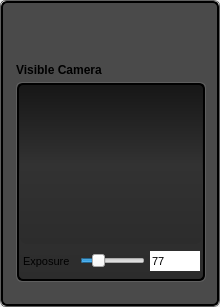
            <widget class="QFrame" name="frame_white_border_21">
             <property name="minimumSize">
              <size>
               <width>220</width>
               <height>0</height>
              </size>
             </property>
             <property name="maximumSize">
              <size>
               <width>220</width>
               <height>16777215</height>
              </size>
             </property>
             <property name="styleSheet">
              <string notr="true">QFrame {
    border: 1px solid rgb(95, 95, 95);
    border-radius: 6px;
}</string>
             </property>
             <property name="frameShape">
              <enum>QFrame::StyledPanel</enum>
             </property>
             <property name="frameShadow">
              <enum>QFrame::Raised</enum>
             </property>
             <property name="lineWidth">
              <number>1</number>
             </property>
             <layout class="QVBoxLayout" name="verticalLayout_11">
              <property name="spacing">
               <number>0</number>
              </property>
              <property name="margin">
               <number>0</number>
              </property>
              <item>
               <widget class="QFrame" name="frame_center_nest_11">
                <property name="minimumSize">
                 <size>
                  <width>0</width>
                  <height>0</height>
                 </size>
                </property>
                <property name="maximumSize">
                 <size>
                  <width>220</width>
                  <height>16777215</height>
                 </size>
                </property>
                <property name="styleSheet">
                 <string notr="true">QFrame {
  background: rgb(74, 74, 74);
    border-style: solid;
    border: 2px solid #000000;
    border-radius: 6px;
}</string>
                </property>
                <property name="frameShape">
                 <enum>QFrame::StyledPanel</enum>
                </property>
                <property name="frameShadow">
                 <enum>QFrame::Raised</enum>
                </property>
                <property name="lineWidth">
                 <number>1</number>
                </property>
                <layout class="QVBoxLayout" name="verticalLayout_6">
                 <property name="spacing">
                  <number>6</number>
                 </property>
                 <property name="leftMargin">
                  <number>3</number>
                 </property>
                 <property name="rightMargin">
                  <number>0</number>
                 </property>
                 <property name="bottomMargin">
                  <number>20</number>
                 </property>
                 <item>
                  <spacer name="verticalSpacer_3">
                   <property name="orientation">
                    <enum>Qt::Vertical</enum>
                   </property>
                   <property name="sizeHint" stdset="0">
                    <size>
                     <width>20</width>
                     <height>40</height>
                    </size>
                   </property>
                  </spacer>
                 </item>
                 <item>
                  <widget class="QFrame" name="frame_26">
                   <property name="minimumSize">
                    <size>
                     <width>0</width>
                     <height>232</height>
                    </size>
                   </property>
                   <property name="styleSheet">
                    <string notr="true">border: none;</string>
                   </property>
                   <property name="frameShape">
                    <enum>QFrame::StyledPanel</enum>
                   </property>
                   <property name="frameShadow">
                    <enum>QFrame::Raised</enum>
                   </property>
                   <widget class="QLabel" name="label_47">
                    <property name="geometry">
                     <rect>
                      <x>10</x>
                      <y>10</y>
                      <width>161</width>
                      <height>16</height>
                     </rect>
                    </property>
                    <property name="font">
                     <font>
                      <weight>75</weight>
                      <bold>true</bold>
                     </font>
                    </property>
                    <property name="styleSheet">
                     <string notr="true">border: none;</string>
                    </property>
                    <property name="text">
                     <string>Visible Camera</string>
                    </property>
                   </widget>
                   <widget class="QFrame" name="frame_82">
                    <property name="geometry">
                     <rect>
                      <x>10</x>
                      <y>30</y>
                      <width>190</width>
                      <height>200</height>
                     </rect>
                    </property>
                    <property name="minimumSize">
                     <size>
                      <width>190</width>
                      <height>100</height>
                     </size>
                    </property>
                    <property name="maximumSize">
                     <size>
                      <width>190</width>
                      <height>200</height>
                     </size>
                    </property>
                    <property name="styleSheet">
                     <string notr="true">QFrame {
background-color: none;
border: 1px solid rgb(95, 95, 95)
}</string>
                    </property>
                    <property name="frameShape">
                     <enum>QFrame::StyledPanel</enum>
                    </property>
                    <property name="frameShadow">
                     <enum>QFrame::Raised</enum>
                    </property>
                    <widget class="QFrame" name="frame_83">
                     <property name="geometry">
                      <rect>
                       <x>1</x>
                       <y>1</y>
                       <width>188</width>
                       <height>198</height>
                      </rect>
                     </property>
                     <property name="minimumSize">
                      <size>
                       <width>100</width>
                       <height>198</height>
                      </size>
                     </property>
                     <property name="maximumSize">
                      <size>
                       <width>190</width>
                       <height>198</height>
                      </size>
                     </property>
                     <property name="styleSheet">
                      <string notr="true">QFrame {

background-color: qlineargradient(spread:pad, x1:0, y1:0, x2:0, y2:1, stop:0 rgba(23, 23, 23, 255), stop:0.497561 rgba(50, 50, 50, 255), stop:1 rgba(44, 44, 44, 255));
border: 2px solid black;
}</string>
                     </property>
                     <property name="frameShape">
                      <enum>QFrame::StyledPanel</enum>
                     </property>
                     <property name="frameShadow">
                      <enum>QFrame::Raised</enum>
                     </property>
                     <widget class="QLabel" name="labelSnapshotThumbnail_17">
                      <property name="geometry">
                       <rect>
                        <x>3</x>
                        <y>3</y>
                        <width>182</width>
                        <height>158</height>
                       </rect>
                      </property>
                      <property name="styleSheet">
                       <string notr="true">border: none;</string>
                      </property>
                      <property name="text">
                       <string/>
                      </property>
                      <property name="pixmap">
                       <pixmap resource="vis_gallery_resources.qrc">:/samples/images/vis_gallery/example_vis_camera_13.jpg</pixmap>
                      </property>
                      <property name="scaledContents">
                       <bool>true</bool>
                      </property>
                     </widget>
                     <widget class="QLabel" name="label_48">
                      <property name="geometry">
                       <rect>
                        <x>6</x>
                        <y>170</y>
                        <width>61</width>
                        <height>16</height>
                       </rect>
                      </property>
                      <property name="font">
                       <font>
                        <pointsize>8</pointsize>
                       </font>
                      </property>
                      <property name="styleSheet">
                       <string notr="true">border:none; background: none;</string>
                      </property>
                      <property name="text">
                       <string>Exposure</string>
                      </property>
                     </widget>
                     <widget class="QSlider" name="horizontalSlider_25">
                      <property name="geometry">
                       <rect>
                        <x>63</x>
                        <y>170</y>
                        <width>65</width>
                        <height>16</height>
                       </rect>
                      </property>
                      <property name="value">
                       <number>22</number>
                      </property>
                      <property name="orientation">
                       <enum>Qt::Horizontal</enum>
                      </property>
                     </widget>
                     <widget class="QSpinBox" name="spinBox_54">
                      <property name="geometry">
                       <rect>
                        <x>133</x>
                        <y>168</y>
                        <width>50</width>
                        <height>20</height>
                       </rect>
                      </property>
                      <property name="minimumSize">
                       <size>
                        <width>50</width>
                        <height>0</height>
                       </size>
                      </property>
                      <property name="maximumSize">
                       <size>
                        <width>50</width>
                        <height>16777215</height>
                       </size>
                      </property>
                      <property name="font">
                       <font>
                        <pointsize>8</pointsize>
                       </font>
                      </property>
                      <property name="styleSheet">
                       <string notr="true"/>
                      </property>
                      <property name="buttonSymbols">
                       <enum>QAbstractSpinBox::NoButtons</enum>
                      </property>
                      <property name="value">
                       <number>77</number>
                      </property>
                     </widget>
                    </widget>
                   </widget>
                  </widget>
                 </item>
                </layout>
               </widget>
              </item>
             </layout>
            </widget>
